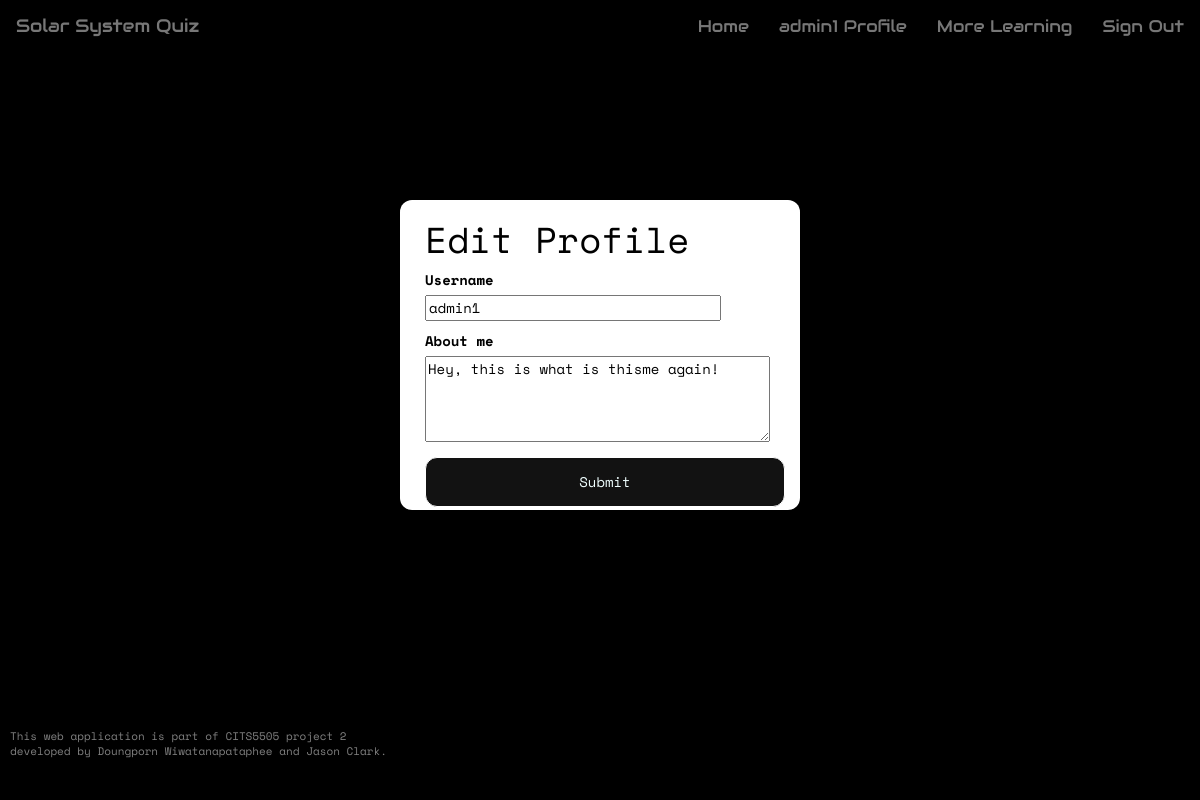
Before: /edit_profile (signed in) with the older database file.
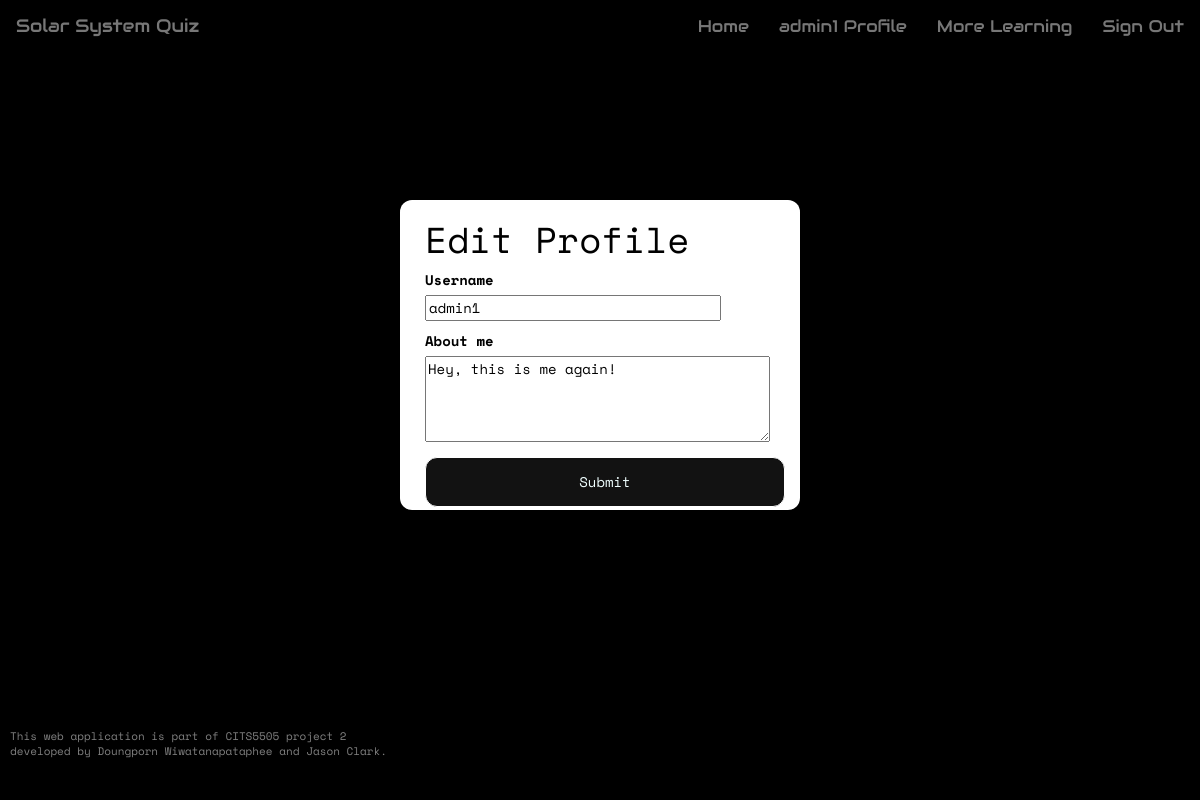
After: the same page with the newer database file.
### app/models.py (models this page shows, shortened)
class User(UserMixin, db.Model):
    __tablename__ = 'user_table'
    id = db.Column(db.Integer, primary_key=True)
    username = db.Column(db.String(64), index=True, unique=True)
    user_type = db.Column(db.String(64))
    email = db.Column(db.String(120), index=True, unique=True)
    password_hash = db.Column(db.String(128))
    posts = db.relationship('Post', backref='author', lazy='dynamic')
    about_me = db.Column(db.String(140))
    last_seen = db.Column(db.DateTime, default=datetime.utcnow)
    score_child = db.relationship("Score", backref = 'user_parent')
    quiz_unlocked = db.Column(db.Integer, default=0)

### app/routes.py (the view)
@app.route('/edit_profile', methods=['GET', 'POST'])
@login_required
def edit_profile():
    form = EditProfileForm(current_user.username)
    if form.validate_on_submit():
        current_user.username = form.username.data
        current_user.about_me = form.about_me.data
        db.session.commit()
        flash('Your changes have been saved.')
        return redirect(url_for('edit_profile'))
    elif request.method == 'GET':
        form.username.data = current_user.username
        form.about_me.data = current_user.about_me
    return render_template('edit_profile.html', title='Edit Profile',
                           form=form)

### app/forms.py (shortened to what this page needs)
class EditProfileForm(FlaskForm):
  username = StringField('Username', validators=[DataRequired()])
  about_me = TextAreaField('About me', validators=[Length(min=0, max=140)])
  submit = SubmitField('Submit')
  def __init__(self, original_username, *args, **kwargs): # accept original username
    super(EditProfileForm, self).__init__(*args, **kwargs)
    self.original_username = original_username

### app/models.py (called while the page is built)
@login.user_loader
def load_user(id):
    return User.query.get(int(id))

### app/routes.py (called while the page is built)
@app.before_request
def before_request():
    from_zone = tz.tzutc()
    to_zone = tz.tzlocal()
    utc = datetime.utcnow()
    utc = utc.replace(tzinfo=from_zone)
    central = utc.astimezone(to_zone)   # convert to local timezone
    if current_user.is_authenticated:
        current_user.last_seen = central
        db.session.commit()

### app/templates/edit_profile.html (shortened to what this page needs)
{% extends "base.html" %}
{% block body %}
<div class="container editprofile-container">
    <h1>Edit Profile</h1>
    <form action="" method="post">
        <p>
            {{ form.username.label }}<br>
            {{ form.username(size=32) }}<br>
        </p>
        <p>
            {{ form.about_me.label }}<br>
            {{ form.about_me(cols=36, rows=4) }}<br>
        </p>
        <p>{{ form.submit(class_="signin-button") }}</p>
    </form>
</div>
{% endblock %}

### app/templates/base.html (shortened to what this page needs)
<!DOCTYPE html>
<html lang="en">
<head>
    <link rel="stylesheet" href="https://maxcdn.bootstrapcdn.com/bootstrap/3.4.1/css/bootstrap.min.css">
    <link rel="stylesheet" type="text/css" href="{{ url_for('static', filename='css/theme.css') }}">
    <link rel="stylesheet" href="https://cdnjs.cloudflare.com/ajax/libs/font-awesome/4.7.0/css/font-awesome.min.css">
</head>
<body>
    {% block navbar %}
    <nav class="navbar navbar-default">
            <div class="navbar-header">
                <a class="navbar-brand" href="{{ url_for('home') }}">Solar System Quiz</a>
            </div>
            <div class="collapse navbar-collapse" id="bs-example-navbar-collapse-1">
                <ul class="nav navbar-nav navbar-right">
                    {% if current_user.is_authenticated %}
                    <li><a href="{{ url_for('home') }}">Home</a></li>
                    <li><a href="{{ url_for('user_profile', username=current_user.username) }}">{{ current_user.username }} Profile</a></li>
                    <li><a href="{{ url_for('more_learning') }}">More Learning</a></li>
                    <li><a href="{{ url_for('logout') }}">Sign Out</a></li>
                    {% else %}
                    <li><a href="{{ url_for('home') }}">Home</a></li>
                    <li><a href="{{ url_for('login') }}">Login</a></li>
                    <li><a href="{{ url_for('register') }}">Register</a></li>
                    <li><a href="{{ url_for('more_learning') }}">More Learning</a></li>
                    {% endif %}
                </ul>
            </div>
    </nav>
    {% endblock %}
    <div class="points-container">
    </div>
    {% block body %}{% endblock %}
    <footer>
        <p>This web application is part of CITS5505 project 2 <br>
           developed by Doungporn Wiwatanapataphee and Jason Clark.</p>
    </footer>
</body>
</html>

Changed rows visible on the page:
changed User "admin1": about_me "Hey, this is what is thisme again!" → "Hey, this is me again!"
